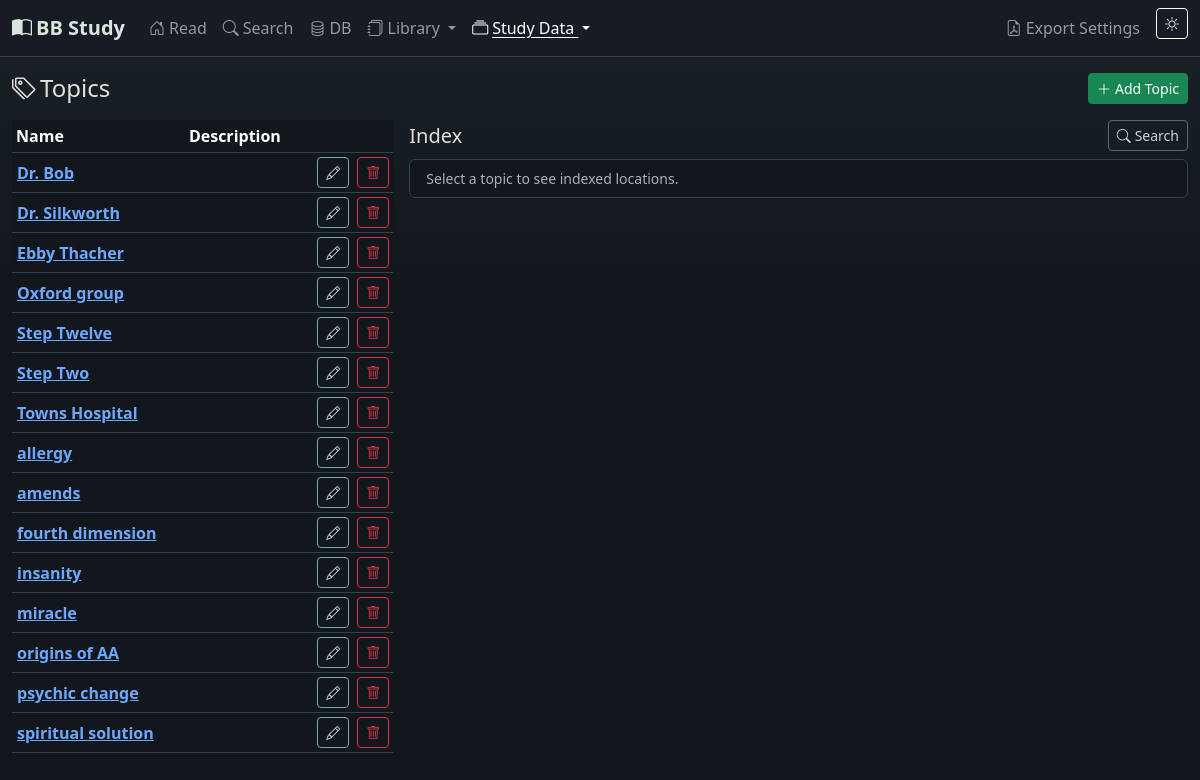
/topics, run on an earlier commit of the app's database.
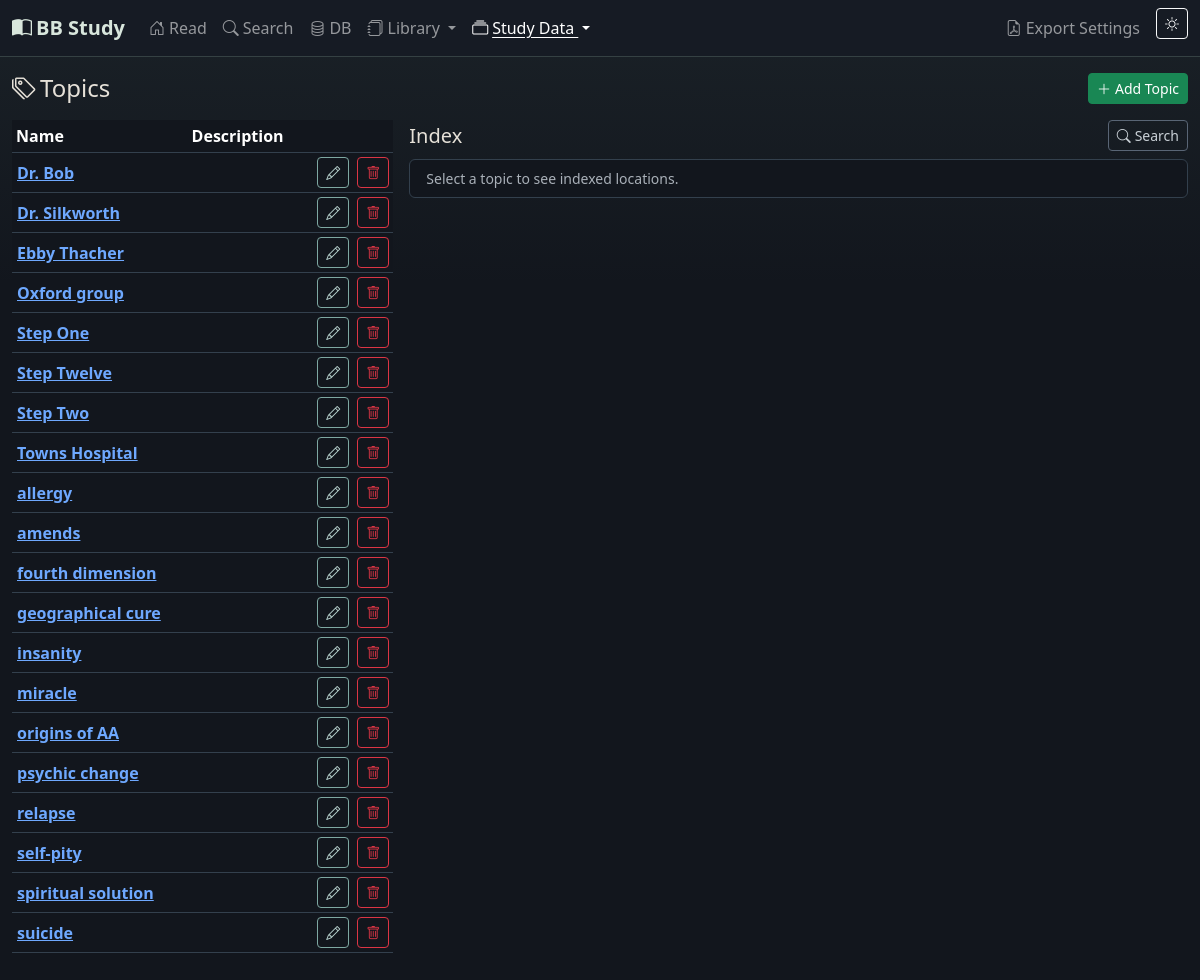
And on a later commit of the database.
### app/models.py (models this page shows, shortened)
class Setting(db.Model):
    __tablename__ = 'settings'
    id = db.Column(db.Integer, primary_key=True)
    key = db.Column(db.String(100), unique=True, nullable=False)
    value = db.Column(db.Text, default='')

class Topic(db.Model):
    __tablename__ = 'topics'
    id = db.Column(db.Integer, primary_key=True)
    name = db.Column(db.String(200), unique=True, nullable=False)
    description = db.Column(db.Text)
    created_at = db.Column(db.DateTime, default=datetime.utcnow)
    content_links = db.relationship('ContentTopic', backref='topic', lazy=True, cascade='all, delete-orphan')
    def to_dict(self):
        return {
            'id': self.id,
            'name': self.name,
            'description': self.description,
            'created_at': self.created_at.isoformat() if self.created_at else None,
        }

### app/routes/main.py (the view)
@main_bp.route('/topics')
def topics():
    from ..models import Topic
    pg = request.args.get('pg', 1, type=int)
    pagination = Topic.query.order_by(Topic.name).paginate(page=pg, per_page=25, error_out=False)
    books = Book.query.order_by(Book.title).all()
    return render_template('topics.html', theme=get_theme(), topics=pagination.items,
                           pagination=pagination, books=books)

### app/routes/main.py (called while the page is built)
def get_theme():
    s = Setting.query.filter_by(key='theme').first()
    return s.value

### app/templates/topics.html (shortened to what this page needs)
{% extends 'base.html' %}
{% from '_pagination.html' import render as paginate %}
{% block content %}
<div class="d-flex justify-content-between align-items-center mb-3">
  <h4 class="mb-0"><i class="bi bi-tags me-1"></i>Topics</h4>
  <button class="btn btn-sm btn-success" data-bs-toggle="modal" data-bs-target="#topicModal" onclick="openTopicModal()">
    <i class="bi bi-plus-lg me-1"></i>Add Topic
  </button>
</div>
<div class="row g-3">
  <div class="col-lg-4">
    <div class="table-responsive">
      <table class="table table-hover align-middle table-sm">
        <thead>
          <tr><th>Name</th><th>Description</th><th></th></tr>
        </thead>
        <tbody>
          {% for topic in topics %}
          <tr data-id="{{ topic.id }}">
            <td><button class="btn btn-link p-0 fw-semibold" onclick="loadTopicIndex({{ topic.id }}, '{{ topic.name|e }}')">{{ topic.name }}</button></td>
            <td class="small text-muted">{{ topic.description or '' }}</td>
            <td class="text-end">
              <button class="btn btn-sm btn-outline-primary me-1" onclick='openTopicModal({{ topic.to_dict()|tojson }})'><i class="bi bi-pencil"></i></button>
              <button class="btn btn-sm btn-outline-danger" onclick="deleteTopic({{ topic.id }})"><i class="bi bi-trash"></i></button>
            </td>
          </tr>
          {% else %}
          <tr><td colspan="3" class="text-muted text-center">No topics yet.</td></tr>
          {% endfor %}
        </tbody>
      </table>
    </div>
  </div>
  <div class="col-lg-8">
    <div class="d-flex justify-content-between align-items-center mb-2">
      <h5 class="mb-0" id="indexTitle">Index</h5>
      <a class="btn btn-sm btn-outline-secondary" href="{{ url_for('main.search') }}"><i class="bi bi-search me-1"></i>Search</a>
    </div>
    <div id="topicIndex" class="list-group small">
      <div class="list-group-item text-muted">Select a topic to see indexed locations.</div>
    </div>
  </div>
</div>
{% endblock %}

### app/templates/base.html (shortened to what this page needs)
<!doctype html>
<html lang="en" data-bs-theme="{{ theme }}">
<head>
  <link rel="stylesheet" href="{{ url_for('static', filename='vendor/bootstrap/css/bootstrap.min.css') }}">
  <link rel="stylesheet" href="{{ url_for('static', filename='vendor/bootstrap-icons/font/bootstrap-icons.min.css') }}">
  <link rel="stylesheet" href="{{ url_for('static', filename='css/style.css') }}">
</head>
<body>
<nav class="navbar navbar-expand-lg navbar-dark bg-dark border-bottom border-secondary">
  <div class="container-fluid">
    <a class="navbar-brand fw-bold" href="{{ url_for('main.index') }}">
      <i class="bi bi-book-half me-1"></i>BB Study
    </a>
    <div class="collapse navbar-collapse" id="navbarMain">
      <ul class="navbar-nav me-auto mb-2 mb-lg-0">
        <li class="nav-item">
          <a class="nav-link {% if request.endpoint == 'main.index' %}active{% endif %}"
             href="{{ url_for('main.index') }}"><i class="bi bi-house-door me-1"></i>Read</a>
        </li>
        <li class="nav-item">
          <a class="nav-link {% if request.endpoint == 'main.search' %}active{% endif %}"
             href="{{ url_for('main.search') }}"><i class="bi bi-search me-1"></i>Search</a>
        </li>
        <li class="nav-item">
          <a class="nav-link {% if request.endpoint == 'main.db_browser' %}active{% endif %}"
             href="{{ url_for('main.db_browser') }}"><i class="bi bi-database me-1"></i>DB</a>
        </li>
        <li class="nav-item dropdown">
          <a class="nav-link dropdown-toggle {% if request.endpoint in ['main.books', 'main.pamphlets'] %}active{% endif %}"
             href="#" role="button" data-bs-toggle="dropdown" aria-expanded="false">
            <i class="bi bi-journals me-1"></i>Library
          </a>
        </li>
        <li class="nav-item dropdown">
          <a class="nav-link dropdown-toggle {% if request.endpoint in ['main.dictionary', 'main.topics', 'main.references', 'main.commentary', 'main.sources'] %}active{% endif %}"
             href="#" role="button" data-bs-toggle="dropdown" aria-expanded="false">
            <i class="bi bi-collection me-1"></i>Study Data
          </a>
        </li>
      </ul>
      <ul class="navbar-nav ms-auto">
        <li class="nav-item">
          <a class="nav-link {% if request.endpoint == 'main.settings' %}active{% endif %}"
             href="{{ url_for('main.settings') }}"><i class="bi bi-file-earmark-pdf me-1"></i>Export Settings</a>
        </li>
        <li class="nav-item ms-2">
          <button class="btn btn-sm btn-outline-light" id="themeToggleBtn" title="Toggle light/dark mode">
            <i class="bi {% if theme == 'dark' %}bi-sun{% else %}bi-moon-stars{% endif %}"></i>
          </button>
        </li>
      </ul>
    </div>
  </div>
</nav>
<main class="container-fluid py-3">
  {% block content %}{% endblock %}
</main>
</body>
</html>

### app/static/css/style.css (style rules this page uses)
:root { --bb-sage: #8fae9a; --bb-teal: #7ea8a2; --bb-plum: #aa8fa8; --bb-amber: #b7a278; --bb-slate: #8d9aaa; }
[data-bs-theme="dark"] { --bb-page-bg: #12161d; --bb-surface: #181e27; --bb-surface-alt: #1f2631; --bb-border: #33404d; --bb-reader-bg: #151a22; --bb-control-bg: #141923; --bb-soft-sage: rgba(143, 174, 154, 0.16); --bb-soft-teal: rgba(126, 168, 162, 0.17); --bb-soft-plum: rgba(170, 143, 168, 0.16); --bb-soft-amber: rgba(183, 162, 120, 0.16); --bb-soft-slate: rgba(141, 154, 170, 0.16); --bs-body-bg: var(--bb-page-bg); --bs-body-color: #e6e1d8; --bs-border-color: var(--bb-border); --bs-secondary-color: #a9b0b8; --bs-primary-rgb: 126, 168, 162; --bs-success-rgb: 143, 174, 154; --bs-warning-rgb: 183, 162, 120; --bs-info-rgb: 141, 154, 170; }
html, body { transition: background-color 0.2s ease, color 0.2s ease; }
[data-bs-theme="dark"] body { background: linear-gradient(180deg, rgba(126, 168, 162, 0.08), transparent 18rem), var(--bb-page-bg); }
[data-bs-theme="dark"] .navbar.bg-dark { background-color: #161b24 !important; border-color: rgba(143, 174, 154, 0.26) !important; }
[data-bs-theme="dark"] .navbar-brand { color: #d8e6dc; }
[data-bs-theme="dark"] .btn-outline-secondary { --bs-btn-color: #c9d0d6; --bs-btn-border-color: #596575; --bs-btn-hover-bg: var(--bb-soft-teal); --bs-btn-hover-border-color: var(--bb-teal); --bs-btn-hover-color: #f2efe8; --bs-btn-active-bg: var(--bb-soft-teal); --bs-btn-active-border-color: var(--bb-teal); }
[data-bs-theme="dark"] .btn-outline-primary { --bs-btn-color: #bdd8d4; --bs-btn-border-color: var(--bb-teal); --bs-btn-hover-bg: rgba(126, 168, 162, 0.22); --bs-btn-hover-border-color: #9abfba; --bs-btn-hover-color: #f2efe8; }
.navbar-nav .nav-link.active { text-decoration: underline; text-underline-offset: 3px; }
.table td, .table th { vertical-align: middle; }

What changed in the data, as far as the page shows it:
added Topic: name "Step One"
added Topic: name "geographical cure"
added Topic: name "relapse"
added Topic: name "self-pity"
added Topic: name "suicide"
